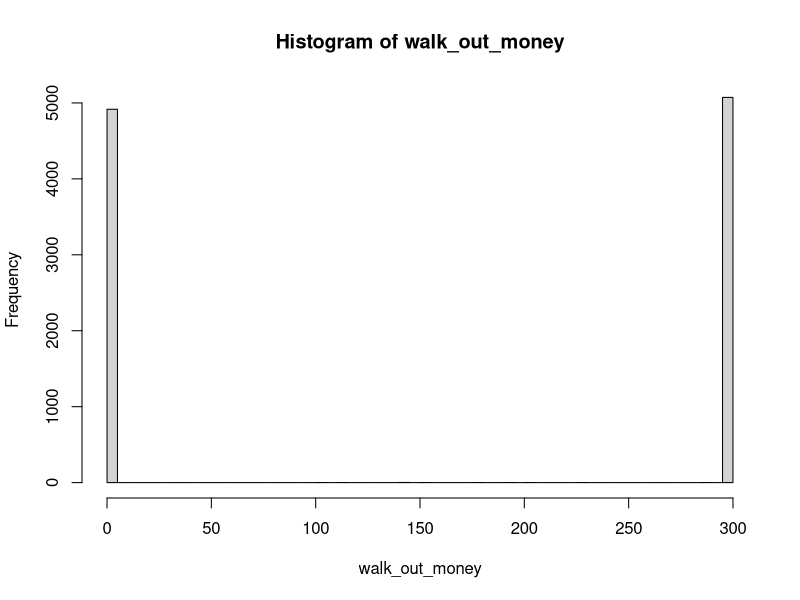
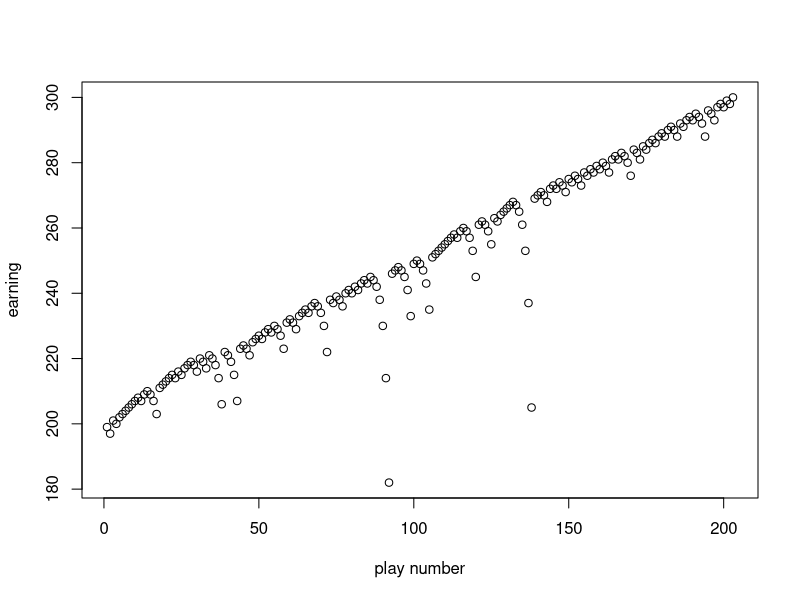
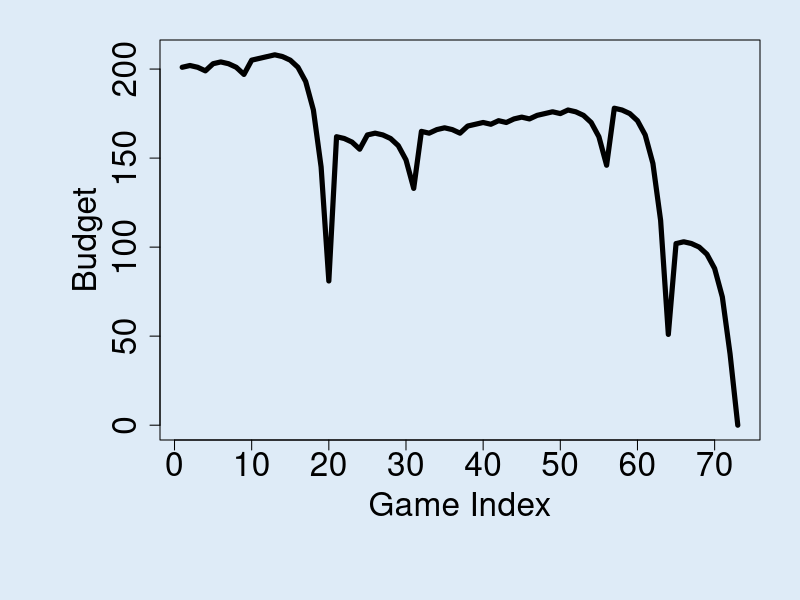
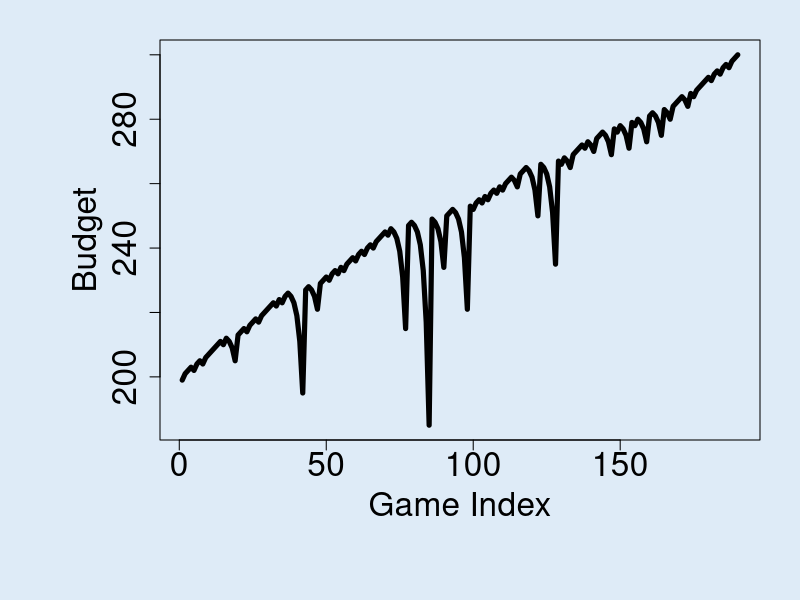

Write the R code that produced these figures, in order. (Note: a time limit stopped this script after it produced the figures.)
## ---- chunk 1
knitr::opts_chunk$set(echo = TRUE)
require('dplyr')
require('magrittr')
## ---- chunk 2
#' A single play of the Martingale strategy
#'
#' Takes a state list, spins the roulette wheel, returns the state list with updated values (for example, budget, plays, etc)
#' @param state A list with the following entries: 
#'   B              number, the budget
#'   W              number, the budget threshold for successfully stoping
#'   L              number, the maximum number of plays 
#'   M              number, the casino wager limit
#'   plays          integer, the number of plays executed
#'   previous_wager number, the wager in the previous play (0 at first play)
#'   previous_win   TRUE/FALSE, indicator if the previous play was a win (TRUE at first play)
#' @return The updated state list
one_play <- function(state){
  
    # Wager
    proposed_wager <- ifelse(state$previous_win, 1, 2*state$previous_wager)
    wager <- min(proposed_wager, state$M, state$B)
    
    # Spin of the wheel
    red <- rbinom(1,1,18/38)
    
    # Update state
    state$plays <- state$plays + 1
    state$previous_wager <- wager
    if(red){
      # WIN
      state$B <- state$B + wager
      state$previous_win <- TRUE
    }else{
      # LOSE
      state$B <- state$B - wager
      state$previous_win <- FALSE
    }
  state
}


#' Stopping rule
#'
#' Takes the state list and determines if the gambler has to stop
#' @param state A list.  See one_play
#' @return TRUE/FALSE
stop_play <- function(state){
  if(state$B <= 0) return(TRUE)
  if(state$plays >= state$L) return(TRUE)
  if(state$B >= state$W) return(TRUE)
  FALSE
}


#' Play roulette to either bankruptcy, success, or play limits
#'
#' @param B number, the starting budget
#' @param W number, the budget threshold for successfully stoping
#' @param L number, the maximum number of plays 
#' @param M number, the casino wager limit
#' @return A vector of budget values calculated after each play.
one_series <- function(
    B
  , W
  , L
  , M
){

  # initial state
  state <- list(
    B = B
  , W = W
  , L = L
  , M = M
  , plays = 0
  , previous_wager = 0
  , previous_win = TRUE
  )
  
  # vector to store budget over series of plays
  budget <- rep(NA, L)
  
  # For loop of plays
  for(i in 1:L){
    new_state <- state %>% one_play
    budget[i] <- new_state$B
    if(new_state %>% stop_play){
      return(budget[1:i])
    }
    state <- new_state
  }
  budget    
}

# helper function
get_last <- function(x) x[length(x)] 


# Simulation
walk_out_money <- rep(NA, 10000)
for(j in seq_along(walk_out_money)){
  walk_out_money[j] <- one_series(B = 200, W = 300, L = 1000, M = 100) %>% get_last
}
## ---- chunk 3
# Walk out money distribution
hist(walk_out_money, breaks = 100)

## ---- chunk 4
# Estimated probability of walking out with extra cash
mean(walk_out_money > 200)

# Estimated earnings
mean(walk_out_money - 200)
## ---- chunk 5
plot(one_series(B = 200, W = 300, L = 1000, M = 100), xlab = 'play number', ylab = 'earning')
## ---- chunk 6
single_spin <- function(){
  possible_outcomes <- c(rep("red",18), rep("black",18), rep("green",2))
  sample(possible_outcomes, 1)
}

martingale_wager <- function(
  previous_wager
  , previous_outcome
  , max_wager
  , current_budget
){
  if(previous_outcome == "red") return(1)
  min(2*previous_wager, max_wager, current_budget)
}

one_play <- function(previous_ledger_entry, max_wager){
  # Create a copy of the input object that will become the output object
  out <- previous_ledger_entry
  out[1, "game_index"] <- previous_ledger_entry[1, "game_index"] + 1
  out[1, "starting_budget"] <- previous_ledger_entry[1, "ending_budget"]
  out[1, "wager"] <- martingale_wager(
    previous_wager = previous_ledger_entry[1, "wager"]
    , previous_outcome = previous_ledger_entry[1, "outcome"]
    , max_wager = max_wager
    , current_budget = out[1, "starting_budget"]
  )
  out[1, "outcome"] <- single_spin()
  out[1, "ending_budget"] <- out[1, "starting_budget"] + 
    ifelse(out[1, "outcome"] == "red", +1, -1)*out[1, "wager"]
  return(out)
}

one_series <- function(
  max_games, starting_budget, winning_threshold, max_wager
){
  # Initialize ledger
  ledger <- data.frame(
      game_index = 0:max_games
    , starting_budget = NA_integer_
    , wager = NA_integer_
    , outcome = NA_character_
    , ending_budget = NA_integer_
  )
  ledger[1, "wager"] <- 1
  ledger[1, "outcome"] <- "red"
  ledger[1, "ending_budget"] <- starting_budget
  for(i in 2:nrow(ledger)){
    #browser()
    ledger[i,] <- one_play(ledger[i-1,], max_wager)
    if(stopping_rule(ledger[i,], winning_threshold)) break
  }
  # Return non-empty portion of ledger
  ledger[2:i, ]
}

stopping_rule <- function(
  ledger_entry
  , winning_threshold
){
  ending_budget <- ledger_entry[1, "ending_budget"]
  if(ending_budget <= 0) return(TRUE)
  if(ending_budget >= winning_threshold) return(TRUE)
  FALSE
}

profit <- function(ledger){
  n <- nrow(ledger)
  profit <- ledger[n, "ending_budget"] - ledger[1, "starting_budget"]
  return(profit)
}

require(magrittr)

svg(filename = "loser.png", width=16, height =9)
par(cex.axis=2, cex.lab = 2, mar = c(8,8,2,2), bg = rgb(222, 235, 247, max = 255))
set.seed(1)
ledger <- one_series(200,200,300,500)
plot(ledger[,c(1,5)], type = "l", lwd = 5, xlab = "Game Index", ylab = "Budget")
dev.off()

svg(filename = "winner.png", width=16, height =9)
par(cex.axis=2, cex.lab = 2, mar = c(8,8,2,2), bg = rgb(222, 235, 247, max = 255))
set.seed(2)
l2 <- one_series(200,200,300,500)
plot(l2[,c(1,5)], type = "l", lwd = 5, xlab = "Game Index", ylab = "Budget")
dev.off()
## ---- chunk 7
one_play <- function(state){
  
    # Wager
    proposed_wager <- ifelse(state$previous_win, 1, 2*state$previous_wager)
    wager <- min(proposed_wager, state$M, state$B)
    
    # Spin of the wheel
    red <- rbinom(1,1,18/38)
    
    # Update state
    state$plays <- state$plays + 1
    state$previous_wager <- wager
    if(red){
      # WIN
      state$B <- state$B + wager
      state$previous_win <- TRUE
    }else{
      # LOSE
      state$B <- state$B - wager
      state$previous_win <- FALSE
    }
  state
}


#' Stopping rule
#'
#' Takes the state list and determines if the gambler has to stop
#' @param state A list.  See one_play
#' @return TRUE/FALSE
stop_play <- function(state){
  if(state$B <= 0) return(TRUE)
  if(state$plays >= state$L) return(TRUE)
  if(state$B >= state$W) return(TRUE)
  FALSE
}


#' Play roulette to either bankruptcy, success, or play limits
#'
#' @param B number, the starting budget
#' @param W number, the budget threshold for successfully stoping
#' @param L number, the maximum number of plays 
#' @param M number, the casino wager limit
#' @return A vector of budget values calculated after each play.
one_series <- function(
    B
  , W
  , L
  , M
){

  # initial state
  state <- list(
    B = B
  , W = W
  , L = L
  , M = M
  , plays = 0
  , previous_wager = 0
  , previous_win = TRUE
  )
  
  # vector to store budget over series of plays
  budget <- rep(NA, L)
  
  # For loop of plays
  for(i in 1:L){
    new_state <- state %>% one_play
    budget[i] <- new_state$B
    if(new_state %>% stop_play){
      return(budget[1:i])
    }
    state <- new_state
  }
  budget    
}

# helper function
get_last <- function(x) x[length(x)] 

walk_out_money <- rep(NA, 10000)
for(j in seq_along(walk_out_money)){
  walk_out_money[j] <- one_series(B = 200, W = 500, L = 1000, M = 300) %>% get_last
}

# Walk out money distribution
hist(walk_out_money, breaks = 100)

# Estimated probability of walking out with extra cash
mean(walk_out_money > 200)

# Estimated earnings
mean(walk_out_money - 200)
## ---- chunk 8
walk_out_money <- rep(NA, 10000)
for(j in seq_along(walk_out_money)){
  walk_out_money[j] <- one_series(B = 200, W = 700, L = 1000, M = 500) %>% get_last
}

# Walk out money distribution
hist(walk_out_money, breaks = 100)

# Estimated probability of walking out with extra cash
mean(walk_out_money > 200)

# Estimated earnings
mean(walk_out_money - 200)
## ---- chunk 9
walk_out_money <- rep(NA, 10000)
for(j in seq_along(walk_out_money)){
  walk_out_money[j] <- one_series(B = 200, W = 250, L = 1000, M = 50) %>% get_last
}

# Walk out money distribution
hist(walk_out_money, breaks = 100)

# Estimated probability of walking out with extra cash
mean(walk_out_money > 200)

# Estimated earnings
mean(walk_out_money - 200)
## ---- chunk 10
walk_out_money <- rep(NA, 10000)
for(j in seq_along(walk_out_money)){
  walk_out_money[j] <- one_series(B = 400, W = 500, L = 1000, M = 100) %>% get_last
}

# Walk out money distribution
hist(walk_out_money, breaks = 100)

# Estimated probability of walking out with extra cash
mean(walk_out_money > 400)

# Estimated earnings
mean(walk_out_money - 400)
## ---- chunk 11
walk_out_money <- rep(NA, 10000)
for(j in seq_along(walk_out_money)){
  walk_out_money[j] <- one_series(B = 200, W = 250, L = 1000, M = 100) %>% get_last
}

# Walk out money distribution
hist(walk_out_money, breaks = 100)

# Estimated probability of walking out with extra cash
mean(walk_out_money > 200)

# Estimated earnings
mean(walk_out_money - 200)
## ---- chunk 12
one_play <- function(state){
  
    # Wager
    proposed_wager <- ifelse(state$previous_win, 1, 2*state$previous_wager)
    wager <- min(proposed_wager, state$M, state$B)
    
    # Spin of the wheel
    red <- rbinom(1,1,18/38)
    
    # Update state
    state$plays <- state$plays + 1
    
    state$previous_wager <- wager
    if(red){
      # WIN
      state$B <- state$B + wager
      state$previous_win <- TRUE
    }else{
      # LOSE
      state$B <- state$B - wager
      state$previous_win <- FALSE
    }
  state
}


#' Stopping rule
#'
#' Takes the state list and determines if the gambler has to stop
#' @param state A list.  See one_play
#' @return TRUE/FALSE
stop_play <- function(state){
  if(state$B <= 0) return(TRUE)
  if(state$plays >= state$L) return(TRUE)
  if(state$B >= state$W) return(TRUE)
  FALSE
}

one_series <- function(
    B
  , W
  , L
  , M
){

  # initial state
  state <- list(
    B = B
  , W = W
  , L = L
  , M = M
  , plays = 0
  , previous_wager = 0
  , previous_win = TRUE
  , count = 0
  )
  
  # vector to store budget over series of plays
  budget <- rep(NA, L)
  play_number <- rep(NA, L)
  
  # For loop of plays
  for(i in 1:L){
    new_state <- state %>% one_play
    budget[i] <- new_state$B
    play_number[i] <- new_state$plays
    if(new_state %>% stop_play){
      return(play_number[1:i])
    }
    state <- new_state
  }
  play_number 
}

# helper function
get_last <- function(x) x[length(x)] 


# Simulation
times_run_out_money <- rep(NA, 10000)
for(j in seq_along(times_run_out_money)){
  times_run_out_money[j] <- one_series(B = 200, W = 300, L = 1000, M = 100) %>% get_last
}

# Walk out money distribution
hist(times_run_out_money, breaks = 100, xlab = "sequence number of 1000 times simulation", ylab = "number of plays before stopping")
## ---- chunk 13
# Estimated probability of the times of running out money
mean(times_run_out_money)
